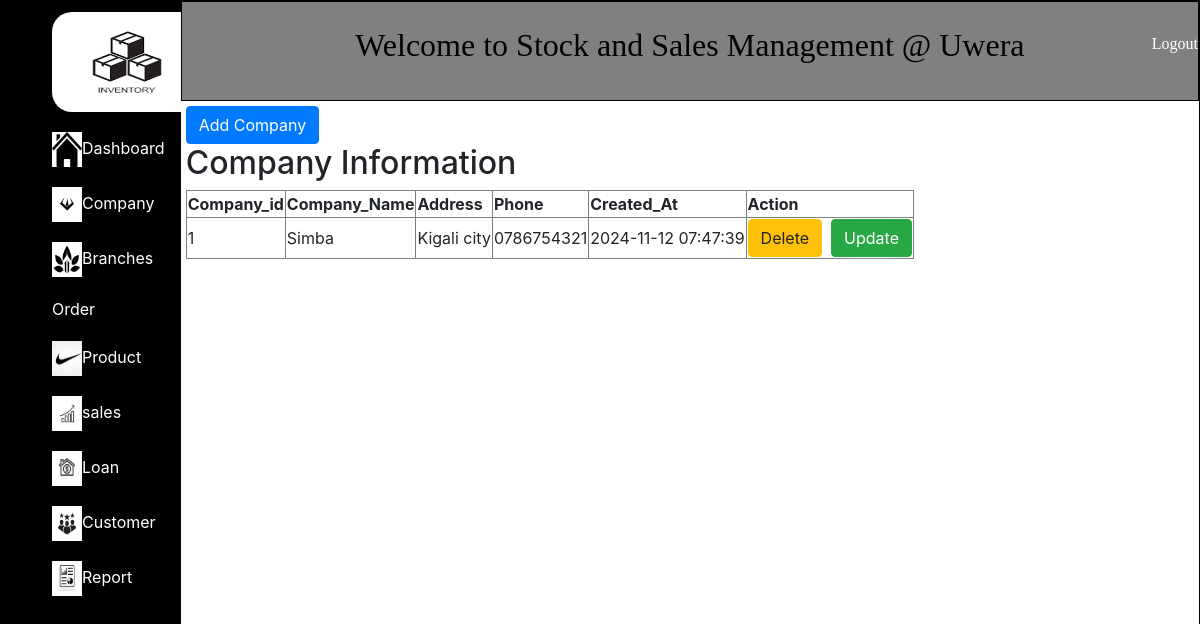
The page /viewCompany.php (signed in) on the database its author committed.
### tables this page shows
CREATE TABLE `company` (
  `Company_Id` int(11) NOT NULL,
  `Name` varchar(100) NOT NULL,
  `Address` varchar(100) NOT NULL,
  `Phone` varchar(15) NOT NULL,
  `Created_at` timestamp NOT NULL DEFAULT current_timestamp() ON UPDATE current_timestamp()
);

### viewCompany.php (the view, shortened to what this page needs)
<?php
if(isset($_SESSION['FullName'])){
  $name=$_SESSION['FullName'];
}
?>
<!DOCTYPE html>
<html lang="en">
<head>
    <link rel="stylesheet" href="index.css">
  <link rel="stylesheet" href="https://cdn.jsdelivr.net/npm/bootstrap@4.6.2/dist/css/bootstrap.min.css">
</head>
<body>
    <div class="body">
    <div class="nav">
    <ul>
           <li><img src="images/logo.png" alt="" style="width: 150px; height:100px; border-radius:20px; "></li>
            <li><img src="images/home.png" alt="" style="width: 30px; height:35px; "><a href="home.php">Dashboard</a></li>
            <li><img src="images/company.png" alt="" style="width: 30px; height:35px; "><a href="company.php">Company</a></li>
            <li><img src="images/branch.png" alt="" style="width: 30px; height:35px; "><a href="branch.php">Branches</a></li>
            <li><a href="#">Order</a></li>
            <li><img src="images/product.jpg" alt="" style="width: 30px; height:35px; "><a href="product.php">Product</a></li>
            <li><img src="images/sales.png" alt="" style="width: 30px; height:35px; "><a href="sales.php">sales</a></li>
            <li><img src="images/loan.jpg" alt="" style="width: 30px; height:35px; "><a href="loan.php">Loan</a></li>
            <li><img src="images/customer.png" alt="" style="width: 30px; height:35px; "><a href="customer.php">Customer</a></li>
            <li><img src="images/report.jpg" alt="" style="width: 30px; height:35px; "><a href="report.php">Report</a></li>
        </ul>
    </div>
    <div class="header">
        <center>
            <br>
            <h2>Welcome to Stock and Sales Management @
                <?php
                echo $name;
                ?>
            </h2>
            <a href="logout.php" style="float: right;margin-top:-40px;color:white;">Logout</a>
        </center>
    </div>
    <div class="left" style="margin: 5px;">
    <a href="company.php" class="btn btn-primary">Add Company</a><br>
        <h2>Company Information</h2>
    <table border="1">
        <tr>
            <th>Company_id</th>
            <th>Company_Name</th>
            <th>Address</th>
            <th>Phone</th>
            <th>Created_At</th>
            <th colspan="2">Action</th>
            <?php
require"connection.php";
$s="select * from Company";
$q=mysqli_query($conn,$s);
if(mysqli_num_rows($q)>0){
    while($row=mysqli_fetch_assoc($q)){
?>
        </tr>
        <tr>
        <td><?php echo $row['Company_Id'] ?></td>
        <td><?php echo $row['Name'] ?></td>
        <td><?php echo $row['Address'] ?></td>
        <td><?php echo $row['Phone'] ?></td>
        <td><?php echo $row['Created_at'] ?></td>
        <td>
            <a href="#" class="btn btn-warning">Delete</a>&nbsp;
            <a href="#" class="btn btn-success">Update</a>
        </td>
        </tr>
        <?php
        }}
        ?>
    </table>
    </div>
    </div>
</body>
</html>

### index.css (style rules this page uses)
.header { width: 85%; height: 100px; border: 1px solid black; background-color: grey; color: black; font-family:algerian; float: left; }
.nav { width: 15%; height: 1500px; border: 1px solid black; float: left; background-color: black; margin: 0px; }
.nav li { display: block; color: white; padding: 10px; }
.nav li a { color: white; text-decoration: none; }
.left { width: 75%; height: auto; border: none; float: left; margin: 0px; }
.body { width: 100%; min-height: 1500px; border: 1px solid black; box-sizing: border-box; }

### rows shown on the page
company: Company_Id "1", Name "Simba", Address "Kigali city", Phone "0786754321", Created_at "2024-11-12 07:47:39"

### other values the page prints
$name "Uwera"
